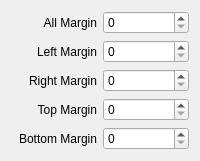
              <widget class="QWidget" name="tab_29">
               <attribute name="title">
                <string>Margin</string>
               </attribute>
               <layout class="QGridLayout" name="gridLayout_43">
                <item row="0" column="0">
                 <widget class="QLabel" name="label_84">
                  <property name="text">
                   <string>All Margin</string>
                  </property>
                  <property name="alignment">
                   <set>Qt::AlignRight|Qt::AlignTrailing|Qt::AlignVCenter</set>
                  </property>
                 </widget>
                </item>
                <item row="0" column="1">
                 <widget class="QSpinBox" name="rb_margin_normal">
                  <property name="maximum">
                   <number>500</number>
                  </property>
                 </widget>
                </item>
                <item row="1" column="0">
                 <widget class="QLabel" name="label_85">
                  <property name="text">
                   <string>Left Margin</string>
                  </property>
                  <property name="alignment">
                   <set>Qt::AlignRight|Qt::AlignTrailing|Qt::AlignVCenter</set>
                  </property>
                 </widget>
                </item>
                <item row="1" column="1">
                 <widget class="QSpinBox" name="rb_margin_left_normal">
                  <property name="maximum">
                   <number>500</number>
                  </property>
                 </widget>
                </item>
                <item row="2" column="0">
                 <widget class="QLabel" name="label_86">
                  <property name="text">
                   <string>Right Margin</string>
                  </property>
                  <property name="alignment">
                   <set>Qt::AlignRight|Qt::AlignTrailing|Qt::AlignVCenter</set>
                  </property>
                 </widget>
                </item>
                <item row="2" column="1">
                 <widget class="QSpinBox" name="rb_margin_right_normal">
                  <property name="maximum">
                   <number>500</number>
                  </property>
                 </widget>
                </item>
                <item row="3" column="0">
                 <widget class="QLabel" name="label_87">
                  <property name="text">
                   <string>Top Margin</string>
                  </property>
                  <property name="alignment">
                   <set>Qt::AlignRight|Qt::AlignTrailing|Qt::AlignVCenter</set>
                  </property>
                 </widget>
                </item>
                <item row="3" column="1">
                 <widget class="QSpinBox" name="rb_margin_top_normal">
                  <property name="maximum">
                   <number>500</number>
                  </property>
                 </widget>
                </item>
                <item row="4" column="0">
                 <widget class="QLabel" name="label_88">
                  <property name="text">
                   <string>Bottom Margin</string>
                  </property>
                  <property name="alignment">
                   <set>Qt::AlignRight|Qt::AlignTrailing|Qt::AlignVCenter</set>
                  </property>
                 </widget>
                </item>
                <item row="4" column="1">
                 <widget class="QSpinBox" name="rb_margin_bottom_normal">
                  <property name="maximum">
                   <number>500</number>
                  </property>
                 </widget>
                </item>
               </layout>
              </widget>
